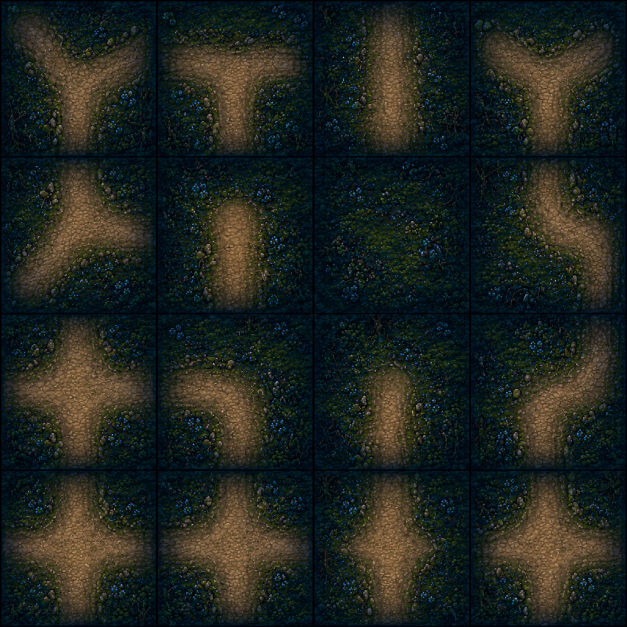
#> input picture 6라운드지형자료/Wang타일.png, 1254 x 1254 px, found by its file name (shown at 1/2 size)
$ python gen_village_tiles.py
#> lines starting #> are read from the running program, lines starting #| are printed output that depends on the picture
"""
「자정의 마을」(캠페인 6) 지형 에셋 파이프라인.

작가가 준 세 장을 게임 에셋으로 굽는다:
  6라운드지형자료/Wang타일.png  -> assets/tiles/village.png  (16타일 Wang 시트)
  6라운드지형자료/지형.png       -> 통행 마스크 (data.ts MASK_VILLAGE)
  6라운드지형자료/오브젝트.png   -> assets/tiles/vg_*.png    (건물·나무·바위 소품)

Wang 시트의 배치는 눈으로 맞추지 않는다. 타일마다 네 모서리를 찍어
「길(밝은 흙) = 1 / 숲(어두운 초록) = 0」으로 코너 마스크를 계산하고,
render.ts 의 WANG_16 이 기대하는 자리에 그 인덱스로 꽂는다.

실행: python packages/client/tools/gen_village_tiles.py
"""
import os
from PIL import Image

SRC = '6라운드지형자료'
OUT = 'packages/client/public/assets/tiles'

# render.ts WANG_16 — 코너 idx(NW*8|NE*4|SW*2|SE) -> 시트 좌표
WANG = {0: (64, 32), 1: (96, 32), 2: (64, 64), 3: (32, 64), 4: (64, 0), 5: (96, 64),
        6: (0, 32), 7: (96, 96), 8: (32, 32), 9: (64, 96), 10: (32, 0), 11: (0, 64),
        12: (96, 0), 13: (0, 0), 14: (32, 96), 15: (0, 96)}


def is_road(px):
    """길(밝은 모래빛)인가. 숲은 어둡고 초록이 돈다."""
    r, g, b = px[:3]
    return (r + g + b) / 3 > 90 and r > b + 18


def corner_mask(tile):
    """네 모서리 안쪽을 찍어 코너 비트를 만든다 (NW<<3|NE<<2|SW<<1|SE)."""
    w, h = tile.size
    # 모서리 딱 끝은 이웃 타일 경계선이 섞이므로 12% 안쪽을 본다
    d = int(w * 0.12)
    pts = [(d, d), (w - 1 - d, d), (d, h - 1 - d), (w - 1 - d, h - 1 - d)]  # NW NE SW SE
    bits = 0
    for i, (x, y) in enumerate(pts):
        # 한 점만 보면 돌·꽃에 속으므로 작은 패치의 다수결
        n = road = 0
        for dx in range(-6, 7, 3):
            for dy in range(-6, 7, 3):
                n += 1
                if is_road(tile.getpixel((min(w - 1, max(0, x + dx)), min(h - 1, max(0, y + dy))))):
                    road += 1
        if road * 2 > n:
            bits |= 1 << (3 - i)
    return bits


def build_sheet():
    src = Image.open(os.path.join(SRC, 'Wang타일.png')).convert('RGBA')
    W, H = src.size
#> W = 1254; H = 1254
    tw, th = W / 4, H / 4
#> tw = 313.5; th = 313.5
    sheet = Image.new('RGBA', (128, 128), (0, 0, 0, 0))
#> sheet: PIL image 128x128 RGBA; every value is 0
    seen = {}
    for r in range(4):
        for c in range(4):
            box = (round(c * tw), round(r * th), round((c + 1) * tw), round((r + 1) * th))
            tile = src.crop(box)
            m = corner_mask(tile)
            seen.setdefault(m, []).append((r, c))
            sheet.paste(tile.resize((32, 32), Image.LANCZOS), WANG[m])
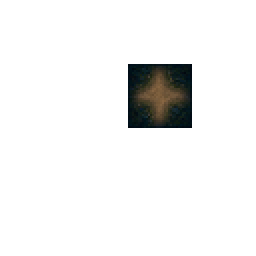
#> sheet: PIL image 128x128 RGBA (shown 2 times larger); mean R, G, B, A 2.5, 2.6, 2.1, 15.9; transparent parts drawn white
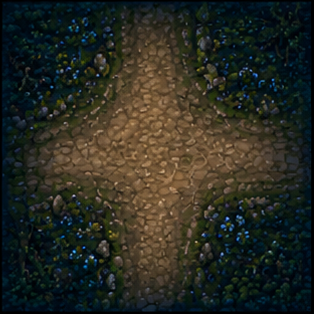
#> tile: PIL image 314x314 RGBA; mean R, G, B, A 40.3, 42.2, 34, 255
#> after the loop, seen = {0: [(0, 0), (0, 1), (0, 2), (0, 3), (1, 0), (1, 1), (1, 2), (1, 3), (2, 0), (2, 1), (2, 2), (2, 3), (3, 0), (3, 1), (3, 2), (3, 3)]}
    print('코너 마스크 판정:')
    for m in range(16):
        where = seen.get(m)
        print(f'  mask {m:2d}: ' + (f'원본 {where}' if where else '*** 없음 ***'))
#> this loop made 16 passes
#|   mask  0: 원본 [(0, 0), (0, 1), (0, 2), (0, 3), (1, 0), (1, 1), (1, 2), (1, 3), (2, 0), (2, 1), (2, 2), (2, 3), (3, 0), (3, 1), (3, 2), (3, 3)]
#|   mask  1: *** 없음 ***
#|   mask  2: *** 없음 ***
#|   mask  3: *** 없음 ***
#|   mask  4: *** 없음 ***
#|   mask  5: *** 없음 ***
#|   mask  6: *** 없음 ***
#|   mask  7: *** 없음 ***
#> (further printed lines are left out)
    dup = {m: v for m, v in seen.items() if len(v) > 1}
#> dup has the same summary as seen
    missing = [m for m in range(16) if m not in seen]
#> missing = [1, 2, 3, 4, 5, 6, 7, 8, 9, 10, 11, 12, 13, 14, 15]
    if dup or missing:
#> (the run stopped early here; a loop or call above may not have finished)

$ run again, with 6라운드지형자료/완성.png copied over 6라운드지형자료/Wang타일.png
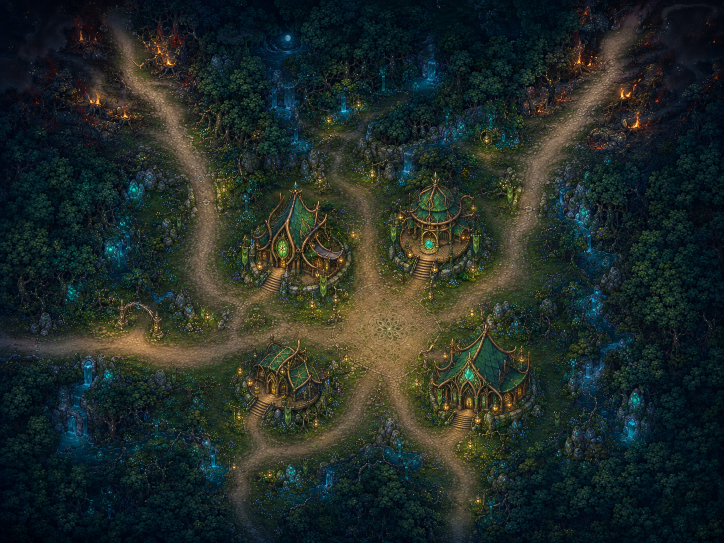
#> input picture 6라운드지형자료/완성.png, 1448 x 1086 px, found by its file name (shown at 1/2 size)
#> after the loop in build_sheet, `for r in range(4):`:
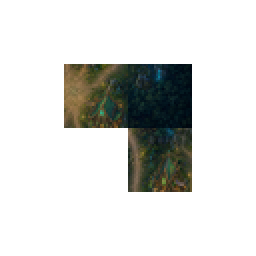
#> sheet: PIL image 128x128 RGBA (shown 2 times larger); mean R, G, B, A 9.3, 10.4, 7.9, 47.8; transparent parts drawn white
#> after the loop in build_sheet, `for r in range(4):`:
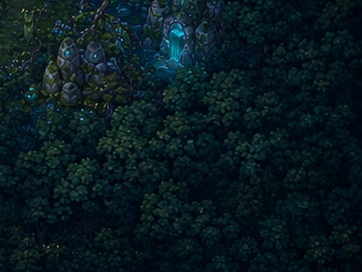
#> tile: PIL image 362x272 RGBA; mean R, G, B, A 8.7, 26.2, 32.4, 255
#> after the loop in build_sheet, `for r in range(4):`: seen = {0: [(0, 0), (0, 1), (0, 2), (0, 3), (1, 0), (1, 2), (1, 3), (2, 0), (2, 1), (2, 3), (3, 0), (3, 1), (3, 2), (3, 3)], 2: [(1, 1)], 8: [(2, 2)]}
#> the loop in build_sheet, `for m in range(16):` made 16 passes
#> (printed output is left out)
#> dup = {0: [(0, 0), (0, 1), (0, 2), (0, 3), (1, 0), (1, 2), (1, 3), (2, 0), (2, 1), (2, 3), (3, 0), (3, 1), (3, 2), (3, 3)]}
#> missing = [1, 3, 4, 5, 6, 7, 9, 10, 11, 12, 13, 14, 15]
